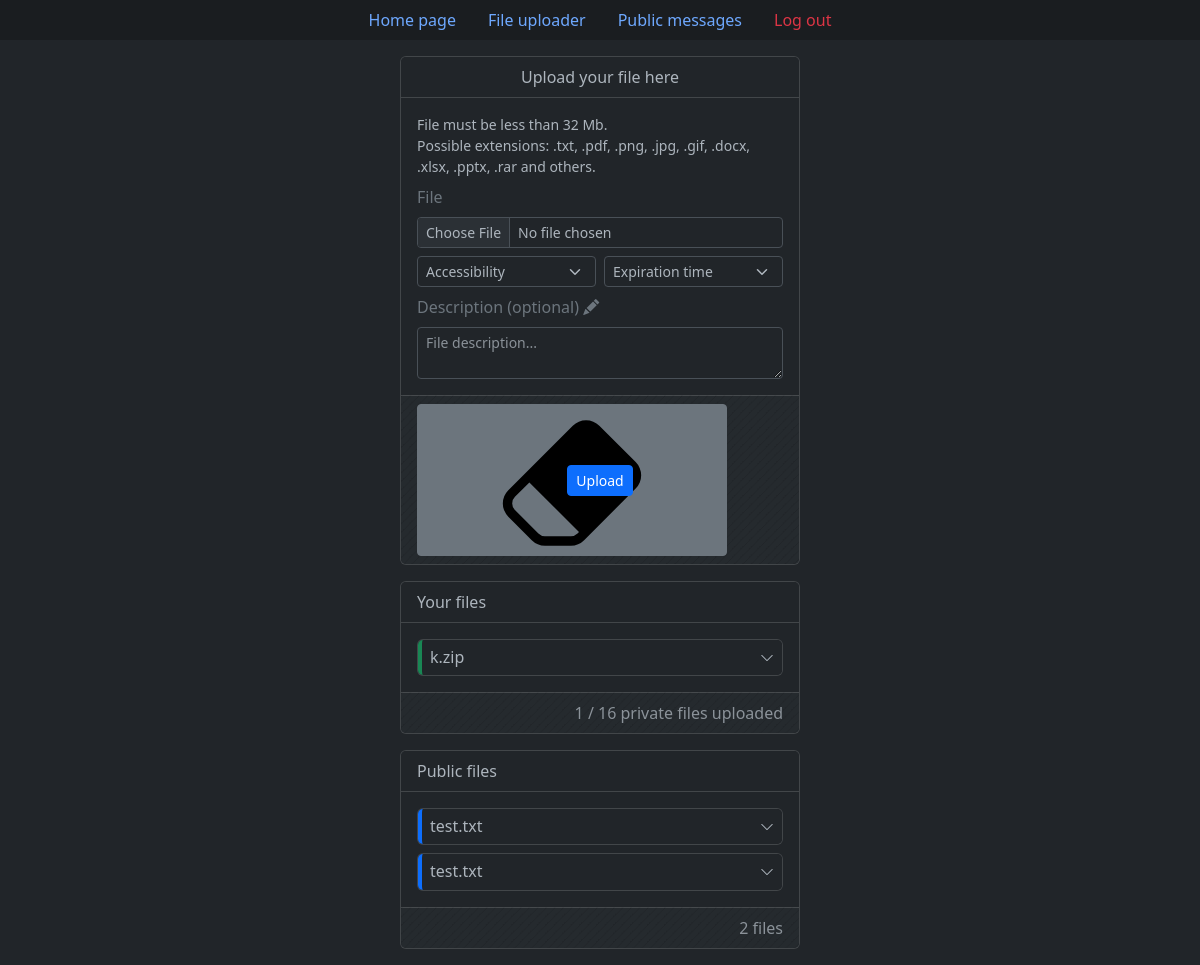
/upload_file (signed in), run on the app's committed database.
### tables this page shows
CREATE TABLE "files" (
    "id" integer,
    "original_file_name" text NOT NULL,
    "unique_file_name" text NOT NULL,
    "size_in_bytes" integer NOT NULL,
    "owner_id" text NOT NULL,
    "privacy" text NOT NULL,
    "upload_date" text NOT NULL,
    "expires" text NOT NULL,
    "description" text,
    FOREIGN KEY("owner_id") REFERENCES "users"("id") ON DELETE CASCADE ON UPDATE CASCADE,
    PRIMARY KEY("ID" AUTOINCREMENT)
);

### app.py (the view, shortened to what this page needs)
@app.route("/upload_file", methods=["GET", "POST"])
def upload_file():
    if request.method == "GET":
        db = get_db()
        cur = db.cursor()
        public_files = cur.execute("""
            SELECT f.id, original_file_name, unique_file_name, size_in_bytes,
                   owner_id, privacy, strftime("%d.%m.%Y %H:%M", upload_date) upload_date,
                   strftime("%d.%m.%Y %H:%M", expires) expires, description, username
            FROM files f
            LEFT JOIN users u ON f.owner_id = u.id
            WHERE privacy = 'Public'
            ORDER BY datetime(upload_date) DESC
        """).fetchall()
        user_files = None
        if current_user.is_authenticated:
            user_files = cur.execute("""
                SELECT f.id, original_file_name, unique_file_name, size_in_bytes,
                   owner_id, privacy, strftime("%d.%m.%Y %H:%M", upload_date) upload_date,
                   strftime("%d.%m.%Y %H:%M", expires) expires, description, username
                FROM files f
                LEFT JOIN users u ON f.owner_id = u.id
                WHERE owner_id = ?
                ORDER BY datetime(upload_date) DESC
            """, [current_user.id]).fetchall()
        return render_template("pages/upload_file.html", user_files=user_files, public_files=public_files)

### app.py (called while the page is built)
def connect_db():
    con = sqlite3.connect(app.config["DB_PATH"])
    con.row_factory = sqlite3.Row
    return con

def get_db():
    if not hasattr(g, "db"):
        g.db = connect_db()
    return g.db

@login_manager.user_loader
def load_user(user_id):
    db = get_db()
    cur = db.cursor()
    user = cur.execute("SELECT * FROM users WHERE id = ?", [user_id]).fetchone()
    if user is not None:
        return UserSQLite(user)
    return None

@app.teardown_request
def teardown_db(error):
    if hasattr(g, "db"):
        g.db.close()

### templates/pages/upload_file.html (shortened to what this page needs)
{% extends 'base.html' %}
{% if not validations %}
    {% set file_validation = "" %}
    {% set accessibility_validation = "" %}
    {% set expiration_validation = "" %}
    {% set description_validation = "" %}
    {% set file_feedback = "" %}
    {% set accessibility_feedback = "" %}
    {% set expiration_feedback = "" %}
    {% set description_feedback = "" %}
{% else %}
    {% set file_validation = "is-invalid" if not validations["file"]["check"] else "" %}
    {% set accessibility_validation = "is-invalid" if not validations["accessibility"]["check"] else "" %}
    {% set expiration_validation = "is-invalid" if not validations["expiration"]["check"] else "" %}
    {% set description_validation = "is-invalid" if not validations["description"]["check"] else "" %}
    {% set file_feedback = validations["file"]["feedback"] %}
    {% set accessibility_feedback = validations["accessibility"]["feedback"] %}
    {% set expiration_feedback = validations["expiration"]["feedback"] %}
    {% set description_feedback = validations["description"]["feedback"] %}
{% endif %}
{% block content %}
	<div class="card col-md-4 offset-md-4 mb-3">
		<div class="card-header text-center bg-dark fs-6 mb-3">
			Upload your file here
		</div>
		{% if not current_user.is_authenticated %}
			<div class="card-body ps-3 pe-3 pt-0 pb-0">
				<div class="card card-body mb-3 bg-body-secondary border border-secondary-subtle text-center"
					 style="font-size: .875rem;">
					<p class="mb-0">
						Uploading a file is <a href="{{ url_for('log_in', next=url_for('upload_file')) }}"
												class="link-body"
												style="color: var(--bs-body-color);">log in</a> required.
					</p>
				</div>
			</div>
		{% else %}
			<form method="post" enctype="multipart/form-data" id="upload_file_form">
				<div class="card-body ps-3 pe-3 pt-0 pb-0">
					<div class="row g-2">
						<div class="col-md-12">
							<div class="bd-callout bd-callout-info mt-0 mb-0" style="font-size: .875rem;">
								File must be less than {{ (config['FILE_UPLOAD_MAX_SIZE'] / (1024 * 1024))|int }} Mb.<br>
								Possible extensions: .txt, .pdf, .png, .jpg, .gif, .docx, .xlsx, .pptx, .rar
									and others.
							</div>
						</div>
						<div class="col-md-12">
							<p class="text-secondary fs-6 mb-0 pb-0">
								File
							</p>
						</div>
						<div class="col-md-12">
							<input class="form-control form-control-sm {{ file_validation }}"
								   type="file" id="formFile" name="outcoming_file" required>
						</div>
						<div class="col-md-6">
							<select class="form-select form-select-sm {{ accessibility_validation }}"
                                id="validationPrivacy" name="privacy" required>
								{% if form is defined %}
									<option disabled value="">Accessibility</option>
								{% else %}
									<option selected disabled value="">Accessibility</option>
								{% endif %}
							</select>
						</div>
						<div class="col-md-6">
							<select class="form-select form-select-sm {{ expiration_validation }}"
                                id="validationExpiration" name="expiration" required>
								{% if form is defined %}
									<option disabled value="">Expiration time</option>
								{% else %}
									<option selected disabled value="">Expiration time</option>
								{% endif %}
							</select>
						</div>
						<div class="col-md-12">
							<p class="text-secondary fs-6 mb-0 pb-0">
								Description (optional)
								<i class="bi bi-pencil-fill"></i>
							</p>
						</div>
						<div class="col-md-12">
							<textarea class="form-control form-control-sm {{ description_validation }}"
                                placeholder="File description..." id="validationDescription"
								name="file_description" rows="2"
								maxlength="{{ config['FILE_DESCRIPTION_LENGTH'] }}">{{ form.description if form is defined }}</textarea>
						</div>
					</div>
				</div>
				<div class="card-footer bg-stripes-body fs-6 mt-3">
					<div class="row g-0 align-items-center">
						<div class="col-md-4 text-start">
							<button type="button" class="btn btn-sm btn-secondary px-1 py-0"
									data-bs-toggle="tooltip" data-bs-placement="top" data-bs-title="Erase"
                                	data-bs-custom-class="tooltip-body"
									data-bs-trigger="hover"
									onclick="resetForm('upload_file_form')">
							</button>
						</div>
						<div class="col-md-4 text-center">
							<button type="submit" class="btn btn-sm btn-primary">Upload</button>
						</div>
					</div>
				</div>
			</form>
		{% endif %}
	</div>
	{% if current_user.is_authenticated %}
		<div class="card col-md-4 offset-md-4 mb-3">
			<div class="card-header text-start bg-dark fs-6 mb-3">
				Your files
			</div>
			<div id="private-files-container" class="card-body py-0">
				{% if user_files %}
					{% for file in user_files %}
						{% set privacy_text_color =
							"text-primary-emphasis" if file['privacy'] == 'Public'
							else "text-warning-emphasis" if file['privacy'] == 'By link'
							else "text-success-emphasis" %}
						{% set privacy_border_color =
							"border-primary" if file['privacy'] == 'Public'
							else "border-warning" if file['privacy'] == 'By link'
							else "border-success" %}
						<div class="accordion accordion-dark-small">
							<div class="accordion-item mb-2">
								<h2 class="accordion-header">
									<button class="accordion-button collapsed shadow-none d-flex justify-content-between
											border-start border-4 {{ privacy_border_color }} fs-6"
											type="button" data-bs-toggle="collapse"
											data-bs-target="#collapseFile{{ file['id'] }}" aria-expanded="true"
											aria-controls="collapseFile{{ file['id'] }}">
										<span class="d-inline-block text-truncate py-2"
											  style="max-width: 180px;">
											{{ file['original_file_name'] }}
										</span>
									</button>
								</h2>
							</div>
						</div>
					{% endfor %}
				{% else %}
					<div class="card card-body text-center py-1 mb-2" style="font-size: .875rem;">
						You have not uploaded any file.
					</div>
				{% endif %}
			</div>
			<div class="card-footer bg-stripes-body mt-2">
				<div class="row g-0 align-items-center">
					<div class="col-md-12 text-end text-body-secondary">
						<span>
							<span id="private-files-count">{% if user_files %} {{ user_files|length }} {% else %} 0 {% endif %}</span> /
							<span id="private-files-allowed">{{ config["FILES_PER_USER"] }}</span> private files uploaded
						</span>
					</div>
				</div>
			</div>
		</div>
	{% endif %}
	<div class="card col-md-4 offset-md-4 mb-3">
		<div class="card-header text-start bg-dark fs-6">
			Public files
		</div>
		<div id="public-files-container" class="card-body pb-0">
			{% if public_files %}
				{% for file in public_files %}
					{% set privacy_text_color = 'text-primary-emphasis' %}
					{% set privacy_border_color = 'border-primary' %}
					<div class="accordion accordion-dark-small">
						<div class="accordion-item mb-2">
							<h2 class="accordion-header">
								<button class="accordion-button collapsed shadow-none d-flex justify-content-between
										border-start border-4 {{ privacy_border_color }}"
										type="button" data-bs-toggle="collapse"
										data-bs-target="#collapsePublicFile{{ file['id'] }}" aria-expanded="true"
										aria-controls="collapsePublicFile{{ file['id'] }}">
									<span class="d-inline-block text-truncate py-2">
										{{ file['original_file_name'] }}
									</span>
								</button>
							</h2>
														{% set file_link = url_for('download_file', unique_file_name=file['unique_file_name'], _external=True) %}
						</div>
					</div>
				{% endfor %}
			{% else %}
				<div>
					<div class="card card-body text-center py-1 mb-2" style="font-size: .875rem;">
						Nothing yet here.
					</div>
				</div>
			{% endif %}
		</div>
		<div class="card-footer bg-stripes-body mt-2">
			<div class="row g-0 align-items-center">
				<div class="col-md-12 text-end text-body-secondary">
					<span>
						<span id="public-files-total">{{ public_files|length }}</span> files
					</span>
				</div>
			</div>
		</div>
	</div>
{% endblock %}

### static/css/style.css (style rules this page uses)
.bg-stripes-body { background-image: linear-gradient(135deg, #212529 8.33%, #252a2e 8.33%, #252a2e 50%, #212529 50%, #212529 58.33%, #252a2e 58.33%, #252a2e 100%); background-size: 8.49px 8.49px; }
.accordion-dark-small { --bs-accordion-bg: var(--bs-body-bg); --bs-accordion-border-color: var(--bs-border-color-translucent); --bs-accordion-active-bg: var(--bs-tertiary-bg); --bs-accordion-active-color: var(--bs-body-color); --bs-accordion-btn-bg: var(--bs-body-bg); --bs-accordion-btn-icon-width: 0.875rem; --bs-accordion-btn-padding-x: 0.5rem; --bs-accordion-btn-padding-y: 0rem; }

### data on the page
files: original_file_name "k.zip"
files: original_file_name "test.txt"
files: original_file_name "test.txt"

### other printed values
{{ (config['FILE_UPLOAD_MAX_SIZE'] / (1024 * 1024))|int }} "32"
{{ user_files|length }} "1"
{{ config["FILES_PER_USER"] }} "16"
{{ public_files|length }} "2"
